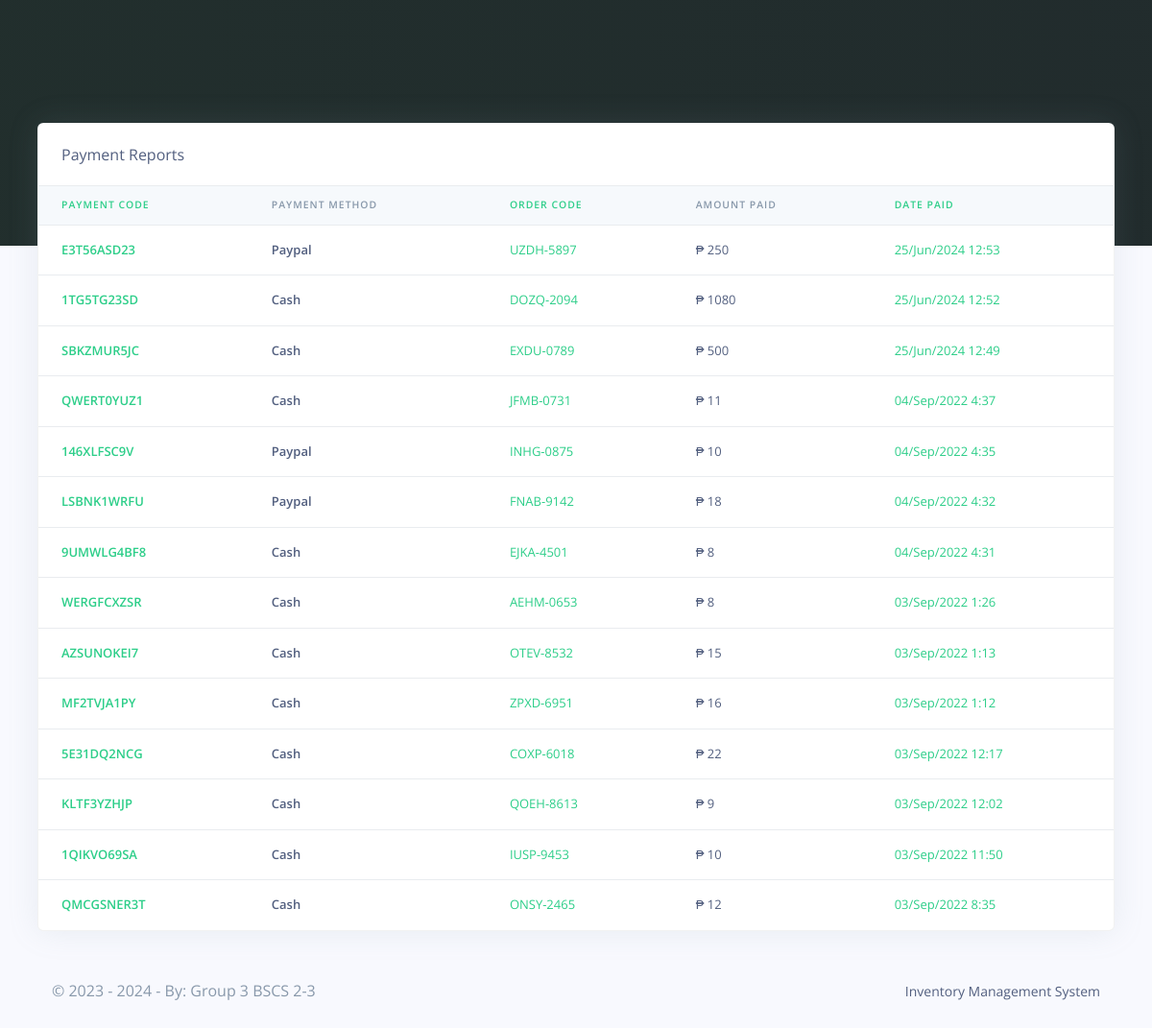
The page /pos/cashier/payments_reports.php (signed in) on the database its author committed.
### tables this page shows
CREATE TABLE `rpos_payments` (
  `pay_id` varchar(200) NOT NULL,
  `pay_code` varchar(200) NOT NULL,
  `order_code` varchar(200) NOT NULL,
  `customer_id` varchar(200) NOT NULL,
  `pay_amt` varchar(200) NOT NULL,
  `pay_method` varchar(200) NOT NULL,
  `created_at` timestamp(6) NOT NULL DEFAULT current_timestamp(6) ON UPDATE current_timestamp(6)
);

### pos/cashier/payments_reports.php (the view, shortened to what this page needs)
<?php
include('config/config.php');
require_once('partials/_head.php');
?>
<body>
    <div class="main-content">
        <div class="container-fluid mt--8">
            <div class="row">
                <div class="col">
                    <div class="card shadow">
                        <div class="card-header border-0">
                            Payment Reports
                        </div>
                        <div class="table-responsive">
                            <table class="table align-items-center table-flush">
                                <thead class="thead-light">
                                    <tr>
                                        <th class="text-success" scope="col">Payment Code</th>
                                        <th scope="col">Payment Method</th>
                                        <th class="text-success" scope="col">Order Code</th>
                                        <th scope="col">Amount Paid</th>
                                        <th class="text-success" scope="col">Date Paid</th>
                                    </tr>
                                </thead>
                                <tbody>
                                    <?php
                                    $ret = "SELECT * FROM  rpos_payments ORDER BY `created_at` DESC ";
                                    $stmt = $mysqli->prepare($ret);
                                    $stmt->execute();
                                    $res = $stmt->get_result();
                                    while ($payment = $res->fetch_object()) {
                                    ?>
                                        <tr>
                                            <th class="text-success" scope="row">
                                                <?php echo $payment->pay_code; ?>
                                            </th>
                                            <th scope="row">
                                                <?php echo $payment->pay_method; ?>
                                            </th>
                                            <td class="text-success">
                                                <?php echo $payment->order_code; ?>
                                            </td>
                                            <td>
                                                ₱ <?php echo $payment->pay_amt; ?>
                                            </td>
                                            <td class="text-success">
                                                <?php echo date('d/M/Y g:i', strtotime($payment->created_at)) ?>
                                            </td>
                                        </tr>
                                    <?php } ?>
                                </tbody>
                            </table>
                        </div>
                    </div>
                </div>
            </div>
            <?php
            require_once('partials/_footer.php');
            ?>
        </div>
    </div>
</body>
</html>

### rows shown on the page
rpos_payments: pay_code "E3T56ASD23", pay_method "Paypal", order_code "UZDH-5897", pay_amt "250", created_at "25/Jun/2024 12:53"
rpos_payments: pay_code "1TG5TG23SD", pay_method "Cash", order_code "DOZQ-2094", pay_amt "1080", created_at "25/Jun/2024 12:52"
rpos_payments: pay_code "SBKZMUR5JC", pay_method "Cash", order_code "EXDU-0789", pay_amt "500", created_at "25/Jun/2024 12:49"
rpos_payments: pay_code "QWERT0YUZ1", pay_method "Cash", order_code "JFMB-0731", pay_amt "11", created_at "04/Sep/2022 4:37"
rpos_payments: pay_code "146XLFSC9V", pay_method "Paypal", order_code "INHG-0875", pay_amt "10", created_at "04/Sep/2022 4:35"
rpos_payments: pay_code "LSBNK1WRFU", pay_method "Paypal", order_code "FNAB-9142", pay_amt "18", created_at "04/Sep/2022 4:32"
rpos_payments: pay_code "9UMWLG4BF8", pay_method "Cash", order_code "EJKA-4501", pay_amt "8", created_at "04/Sep/2022 4:31"
rpos_payments: pay_code "WERGFCXZSR", pay_method "Cash", order_code "AEHM-0653", pay_amt "8", created_at "03/Sep/2022 1:26"
rpos_payments: pay_code "AZSUNOKEI7", pay_method "Cash", order_code "OTEV-8532", pay_amt "15", created_at "03/Sep/2022 1:13"
rpos_payments: pay_code "MF2TVJA1PY", pay_method "Cash", order_code "ZPXD-6951", pay_amt "16", created_at "03/Sep/2022 1:12"
rpos_payments: pay_code "5E31DQ2NCG", pay_method "Cash", order_code "COXP-6018", pay_amt "22", created_at "03/Sep/2022 12:17"
rpos_payments: pay_code "KLTF3YZHJP", pay_method "Cash", order_code "QOEH-8613", pay_amt "9", created_at "03/Sep/2022 12:02"
rpos_payments: pay_code "1QIKVO69SA", pay_method "Cash", order_code "IUSP-9453", pay_amt "10", created_at "03/Sep/2022 11:50"
rpos_payments: pay_code "QMCGSNER3T", pay_method "Cash", order_code "ONSY-2465", pay_amt "12", created_at "03/Sep/2022 8:35"
